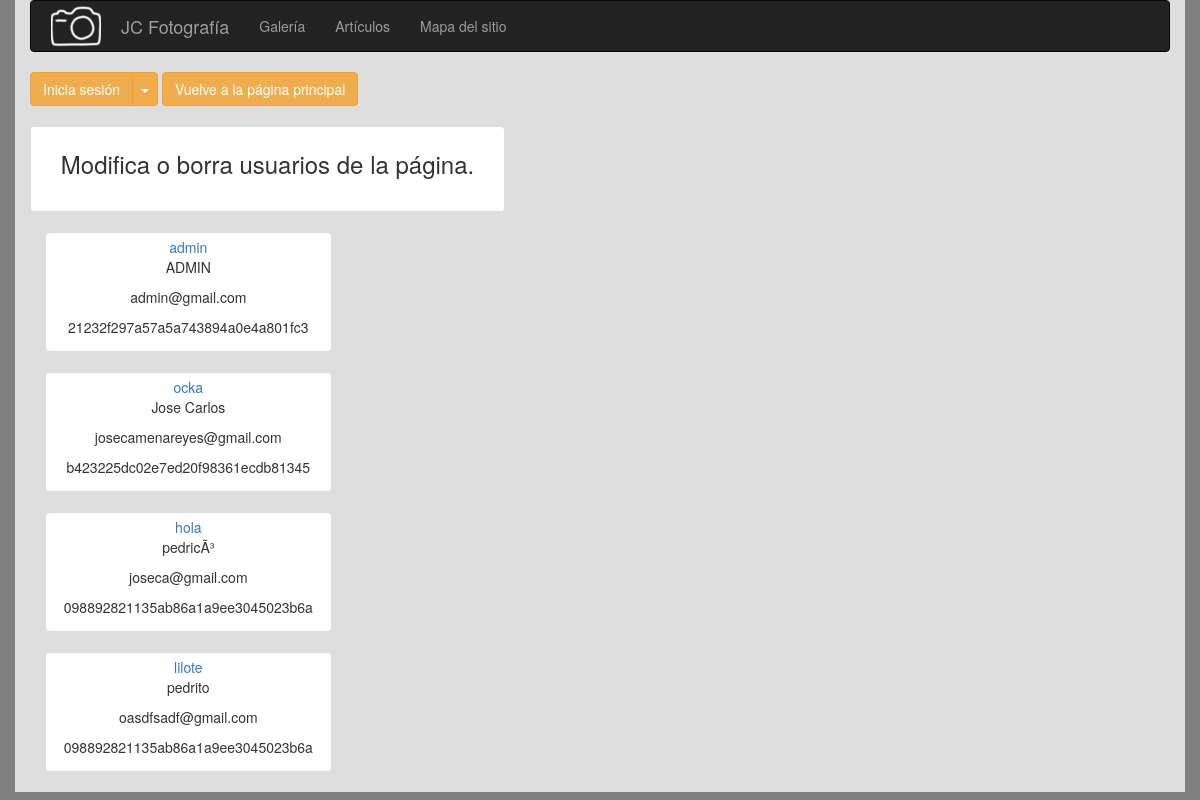
The app's page /usuarios.php with its own data.
### tables this page shows
CREATE TABLE `usuarios` (
  `nombre` varchar(100) NOT NULL,
  `correo` varchar(100) NOT NULL,
  `usuario` varchar(50) NOT NULL,
  `contra` varchar(200) NOT NULL
);

### usuarios.php (the view, shortened to what this page needs)
<!DOCTYPE html>
<html lang="en">
<head>
	<link rel="stylesheet" href="bootstrap/bootstrap.css">
	<link rel="stylesheet" href="css/plantilla.css">
</head>
  <body>
    <div class="container">
      <?php include_once("php/include/nav.php"); ?>
      <button type="button" href ="principal.php" class="btn btn-warning"><a id="paginaPrincipal" href="principal.php">Vuelve a la página principal</a></button><br><br>
      <div class="col-sm-12 col-md-5 col-xl-8">
        <div class="row justify-content-center align-items-center text-center">
            <div class="thumbnail">
              <div class="col-8">
                  <div class="card">
                      <div class="card-body">
                          <h3>Modifica o borra usuarios de la página.</h3><br>
                      </div>
                  </div>
              </div>
        </div>
                          <?php
                              require_once("php/include/db.php");
                              $query = "SELECT * FROM usuarios";
                              $resultado = $conn->query($query);
                              if ($resultado->num_rows  > 0) {
                                while ($row = $resultado->fetch_assoc()) {
                                  ?>
                                    <div class="col-md-8">
                                      <div class="thumbnail">
                                        <a href="modificarUser.php?userpatata=<?php echo $row['usuario']; ?>"><?php echo $row['usuario']; ?></a><br>
                                        <p><span class="patata"><?php echo $row['nombre']; ?></span></p>
                                        <p><span class="patata"><?php echo $row['correo']; ?></span></p>
                                        <p><span class="patata"><?php echo $row['contra']; ?></span></p>
                                      </div>
                                    </div>
                                <?php  }
                                          } else {
                                            echo "No hay experiencias disponibles.";
                                          }
                                ?>
        </div>
      </div>
    </div>
  </body>
</html>

### nav.php (shortened to what this page needs)
<nav class="navbar navbar-inverse">
  <div class="container-fluid">
    <div class="navbar-header">
      <a class="navbar-brand" href="#">&nbsp;</a>
      <img class="navbar-brand navbar_img" src="img/logo.png"></a>
      <a class="navbar-brand" href="principal.php">&nbsp; &nbsp; JC Fotografía</a>
    </div>
    <div class="collapse navbar-collapse" id="myNavbar">
      <ul class="nav navbar-nav">
        <li><a href="principal.php">Galería</a></li>
        <li><a href="ofertas.php">Artículos</a></li>
        <li><a href="siteMap.php">Mapa del sitio</a></li>
      </ul>
    </div>
  </div>
</nav>
<div class="btn-group">
	<button type="button" class="btn btn-warning">
		<?php
			if (isset($_SESSION['username'])) {
				echo $_SESSION['username'];
			} else {
				echo "<a id=\"inicioSesion\" href=\"login.php\">Inicia sesión</a>";
			}
		?>
	</button>
	<button type="button" class="btn btn-warning dropdown-toggle" data-toggle="dropdown">
		<span class="caret"></span>
	</button>
</div>

### plantilla.css (style rules this page uses)
* { margin: 0px; }
body { background-color: #808080; }
#inicioSesion { color: white; }
#paginaPrincipal { color: white; }
.navbar_img { height: 50px; width: 50px; margin: 0px; padding: 0px; }
.container { background-color: #DFDEDE; }

### records on screen
usuarios: usuario "admin", nombre "ADMIN", correo "admin@gmail.com", contra "21232f297a57a5a743894a0e4a801fc3"
usuarios: usuario "ocka", nombre "Jose Carlos", correo "josecamenareyes@gmail.com", contra "b423225dc02e7ed20f98361ecdb81345"
usuarios: usuario "hola", nombre "pedricÃ³", correo "joseca@gmail.com", contra "098892821135ab86a1a9ee3045023b6a"
usuarios: usuario "lilote", nombre "pedrito", correo "oasdfsadf@gmail.com", contra "098892821135ab86a1a9ee3045023b6a"
